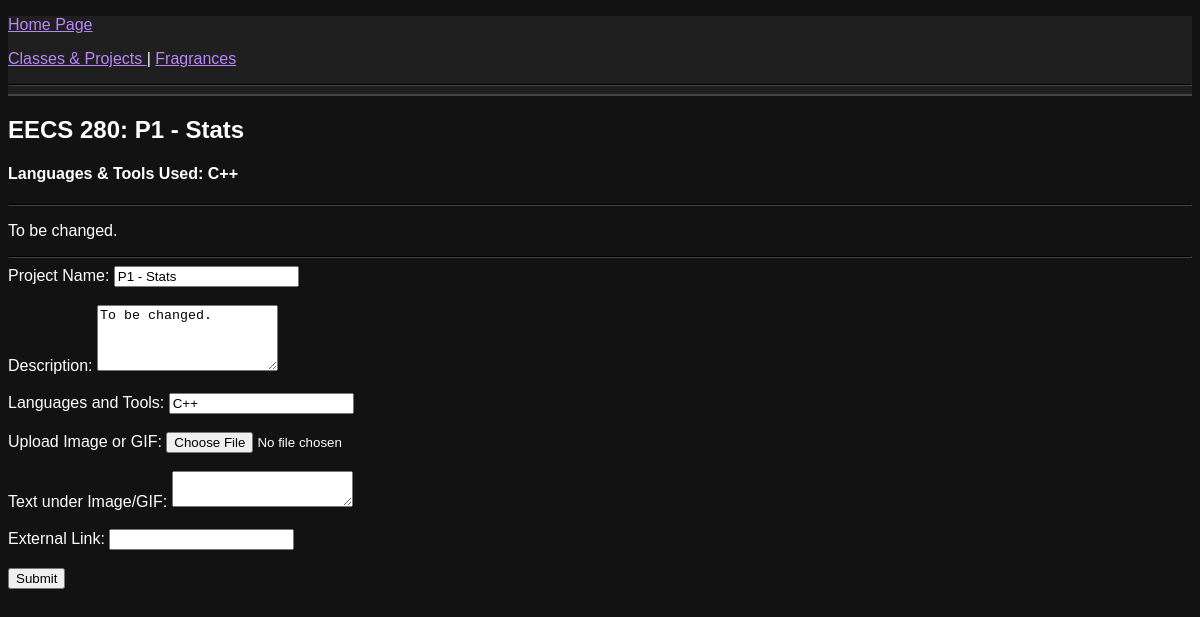
Page /classes/280-1/ on the committed database.
### tables this page shows
CREATE TABLE projects
(
    project_id VARCHAR(10) NOT NULL,
    project_name VARCHAR(64) NOT NULL,
    text VARCHAR(1024) NOT NULL,
    languages_and_tools VARCHAR(64) NOT NULL,
    class_code VARCHAR(22),

	PRIMARY KEY (project_id),
    FOREIGN KEY (class_code) REFERENCES classes(class_code) ON DELETE CASCADE
);

### mywebsite/views/projects.py (the view, shortened to what this page needs)
@mywebsite.app.route('/classes/<project_id_slug>/', methods=['GET', 'POST'])
def show_project(project_id_slug):
    connection = mywebsite.model.get_db()
    is_admin = True
    if 'username' in session:
        is_admin = True
    cur = connection.execute(
        "SELECT * FROM projects WHERE project_id = ?",
        (project_id_slug, )
    )
    project_data = cur.fetchone()  # Fetch one record matching the project_id_slug
    context = {"is_admin": is_admin, "project_data": project_data}
    return render_template("project.html", **context)

### mywebsite/model.py (called while the page is built)
def dict_factory(cursor, row):
    return {col[0]: row[idx] for idx, col in enumerate(cursor.description)}

def get_db():
    if 'sqlite_db' not in flask.g:
        db_filename = mywebsite.app.config['DATABASE_FILENAME']
        flask.g.sqlite_db = sqlite3.connect(str(db_filename))
        flask.g.sqlite_db.row_factory = dict_factory
        flask.g.sqlite_db.execute("PRAGMA foreign_keys = ON")
    return flask.g.sqlite_db

### mywebsite/templates/project.html (shortened to what this page needs)
<!DOCTYPE html>
<html lang="en">
<head>
    <link rel="stylesheet" href="{{ url_for('static', filename='style.css') }}">
</head>
<body class="dark-mode">
    <header>
        <nav>
            <div class="container">
                <p style="display: flex; align-items:center" >
                    <a href="/"> Home Page </a>
                </p>
                <p>
                    <a href="/classes/"> Classes & Projects </a>
                    |
                    <a href="/fragrances/"> Fragrances </a>
                </p>
            </div>
            <hr>
        </nav>
    </header>
    <section>
        <h1> {{ project_data.class_code }}: {{ project_data.project_name }} </h1>
        <h4> Languages & Tools Used: {{ project_data.languages_and_tools }}</h4>
        <hr>
        <p> {{ project_data.text }}</p>
    </section>
    {% if is_admin %}
    <hr>
    <form action="{{ url_for('show_project', project_id_slug=project_data['project_id']) }}" method="post" enctype="multipart/form-data">
        <label for="project_name">Project Name:</label>
        <input type="text" id="project_name" name="project_name" value="{{ project_data['project_name'] }}"/><br><br>
        <label for="text">Description:</label>
        <textarea id="text" name="text" rows="4">{{ project_data['text'] }}</textarea><br><br>
        <label for="languages_and_tools">Languages and Tools:</label>
        <input type="text" id="languages_and_tools" name="languages_and_tools" value="{{ project_data['languages_and_tools'] }}"/><br><br>
        <label for="image">Upload Image or GIF:</label>
        <input type="file" id="image" name="image" accept="image/*"/><br><br>
        <label for="image_text">Text under Image/GIF:</label>
        <textarea id="image_text" name="image_text" rows="2">{{ project_data['image_text'] }}</textarea><br><br>
        <label for="external_link">External Link:</label>
        <input type="url" id="external_link" name="external_link" value="{{ project_data['external_link'] }}"/><br><br>
        <input type="submit" name="update" value="Submit"/>
    </form>
    {% endif %}
</body>
</html>

### mywebsite/static/style.css (style rules this page uses)
body.dark-mode { background-color: #121212; color: #ffffff; font-family: 'Montserrat', sans-serif; }
header, nav { background-color: #1f1f1f; border-bottom: 1px solid #444444; }
a { color: #bb86fc; }
hr { border-color: #444444; }

### rows in the picture
projects: class_code "EECS 280", project_name "P1 - Stats", languages_and_tools "C++", text "To be changed."
